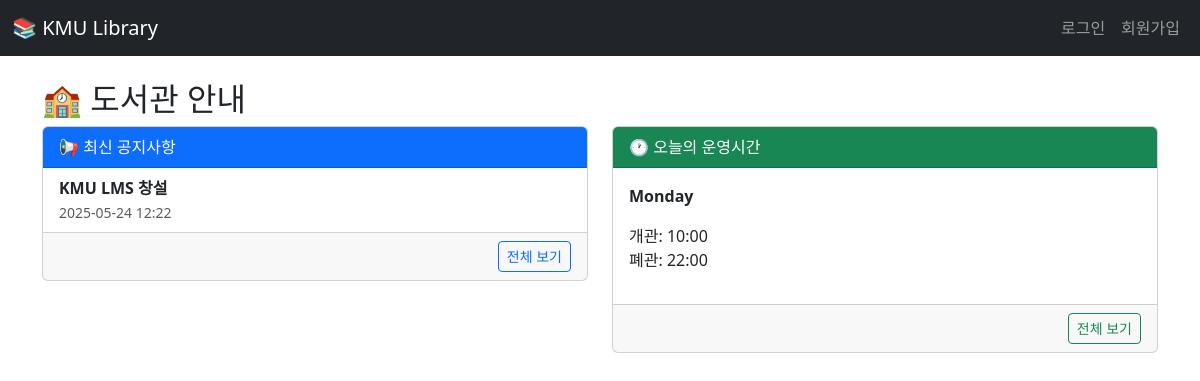
The page / on the database its author committed.
### notices/models.py (models this page shows, shortened)
class Notice(models.Model):
    title = models.CharField(max_length=200)
    content = models.TextField()
    posted_date = models.DateTimeField(auto_now_add=True)

### library_info/models.py (models this page shows, shortened)
class LibraryInfo(models.Model):
    day = models.CharField(max_length=10, choices=DAY_CHOICES, unique=True)
    open_time = models.TimeField()
    close_time = models.TimeField()

### kmu_lms_project/views.py (the view)
# urls.py: path("", home_view, name = 'home'),
def home_view(request):
    notices = Notice.objects.order_by('-posted_date')[:3]  # 최신 3건
    day_map = ['Mon', 'Tue', 'Wed', 'Thu', 'Fri', 'Sat', 'Sun']
    today_key = day_map[datetime.datetime.today().weekday()]
    try:
        today_info = LibraryInfo.objects.get(day=today_key)
    except LibraryInfo.DoesNotExist:
        today_info = None
    return render(request, 'main/home.html', {
        'notices': notices,
        'today_info': today_info,
    })

### templates/main/home.html (shortened to what this page needs)
{% extends 'base.html' %}
{% block content %}
<h2>🏫 도서관 안내</h2>
<div class="row">
  <div class="col-md-6">
    <div class="card mb-4">
      <div class="card-header bg-primary text-white">📢 최신 공지사항</div>
      <ul class="list-group list-group-flush">
        {% for notice in notices %}
          <li class="list-group-item">
            <strong>{{ notice.title }}</strong><br>
            <small class="text-muted">{{ notice.posted_date|date:"Y-m-d H:i" }}</small>
          </li>
        {% empty %}
          <li class="list-group-item">공지사항이 없습니다.</li>
        {% endfor %}
      </ul>
      <div class="card-footer text-end">
        <a href="{% url 'notice_list' %}" class="btn btn-sm btn-outline-primary">전체 보기</a>
      </div>
    </div>
  </div>
  <div class="col-md-6">
    <div class="card mb-4">
      <div class="card-header bg-success text-white">🕐 오늘의 운영시간</div>
      <div class="card-body">
        {% if today_info %}
          <p><strong>{{ today_info.get_day_display }}</strong></p>
          <p>개관: {{ today_info.open_time|time:"H:i" }}<br>
             폐관: {{ today_info.close_time|time:"H:i" }}</p>
        {% else %}
          <p>운영시간 정보가 없습니다.</p>
        {% endif %}
      </div>
      <div class="card-footer text-end">
        <a href="{% url 'library_info_list' %}" class="btn btn-sm btn-outline-success">전체 보기</a>
      </div>
    </div>
  </div>
</div>
{% endblock %}

### rows shown on the page
Notice: title "KMU LMS 창설", posted_date "2025-05-24 12:22"
LibraryInfo: day "Monday", open_time "10:00", close_time "22:00"
